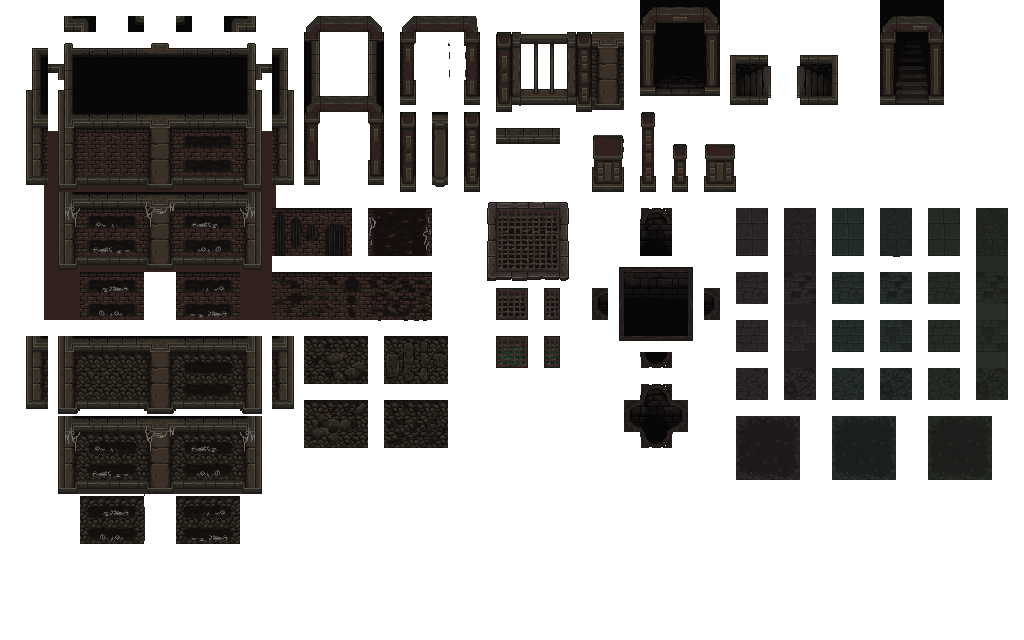
#> input picture assets/tiled/resources/mainlevbuild/mainlevbuild.png, 1024 x 640 px
$ python split_image.py
#> lines starting #> are read from the running program, lines starting #| are printed output that depends on the picture; after the words box and inside, x2 and y2 are one past the last pixel; in counts of white or black regions, pixels touching at a corner belong together
import cv2
import os

# 输入输出路径
input_path = "mainlevbuild.png"
output_dir = "output_slices"

# 确保输出目录存在
os.makedirs(output_dir, exist_ok=True)

# 读取图片，带透明通道
img = cv2.imread(input_path, cv2.IMREAD_UNCHANGED)
#> img is the input picture: shape (640, 1024, 4); mean B, G, R, A 171, 172.3, 174, 89.2

# 如果有透明通道，取 alpha 通道做掩码
if img.shape[2] == 4:
    alpha = img[:, :, 3]
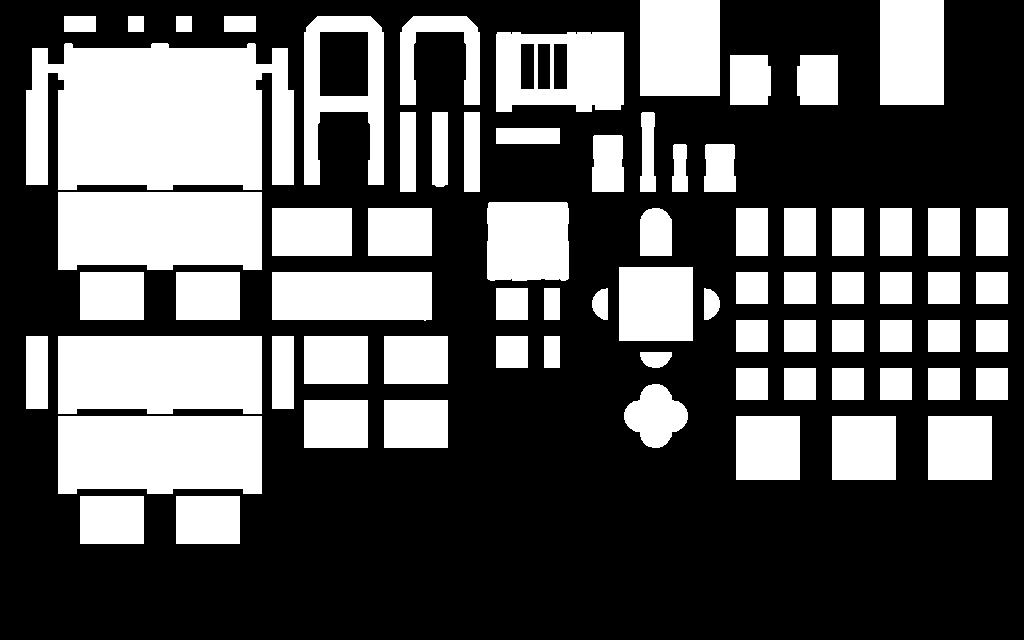
#> alpha: shape (640, 1024); 35% white; 74 white regions
    gray = alpha
else:
    gray = cv2.cvtColor(img, cv2.COLOR_BGR2GRAY)

# 二值化
_, thresh = cv2.threshold(gray, 1, 255, cv2.THRESH_BINARY)

# 找到所有轮廓
contours, _ = cv2.findContours(thresh, cv2.RETR_EXTERNAL, cv2.CHAIN_APPROX_SIMPLE)
#> contours = 74 contours; largest, box (x1, y1, x2, y2) and area: (26, 43, 294, 190) 33146, (58, 416, 262, 494) 14923, (58, 336, 262, 414) 14923, (58, 192, 262, 270) 14923, (496, 32, 624, 112) 9378

for i, cnt in enumerate(contours):
    x, y, w, h = cv2.boundingRect(cnt)
    # 裁剪出元素
    element = img[y:y+h, x:x+w]

    # 保存为 png
    output_path = os.path.join(output_dir, f"element_{i+1}.png")
    cv2.imwrite(output_path, element)
#> this loop made 74 passes
#> (cnt, x, y, w, h) on passes 1, 2, 3, 4, 5, 7, 8, 10, 11, 12: ([[176, 496], [176, 543], [239, 543], [239, 496]], 176, 496, 64, 48), ([[80, 496], [80, 543], [143, 543], [143, 496]], 80, 496, 64, 48), ([[928, 416], [928, 479], [991, 479], [991, 416]], 928, 416, 64, 64), ([[832, 416], [832, 479], [895, 479], [895, 416]], 832, 416, 64, 64), ([[736, 416], [736, 479], [799, 479], [799, 416]], 736, 416, 64, 64), ([[384, 400], [384, 447], [447, 447], [447, 400]], 384, 400, 64, 48), ([[304, 400], [304, 447], [367, 447], [367, 400]], 304, 400, 64, 48), ([[976, 368], [976, 399], [1007, 399], [1007, 368]], 976, 368, 32, 32), ([[928, 368], [928, 399], [959, 399], [959, 368]], 928, 368, 32, 32), ([[880, 368], [880, 399], [911, 399], [911, 368]], 880, 368, 32, 32)
#> (x, y, w, h) on passes 6, 9, 16, 22, 30, 31: (58, 416, 204, 78), (624, 384, 64, 64), (640, 352, 32, 16), (58, 336, 204, 78), (704, 288, 16, 32), (592, 288, 16, 32)
#> pass 1, `element = img[y:y+h, x:x+w]`:
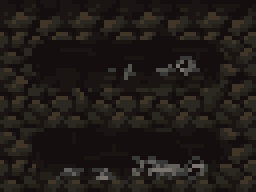
#> element: shape (48, 64, 4) (shown 4 times larger); mean B, G, R, A 23.4, 27.1, 32.2, 255
#> pass 2, `element = img[y:y+h, x:x+w]`:
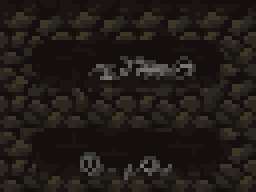
#> element: shape (48, 64, 4) (shown 4 times larger); mean B, G, R, A 23.7, 27.4, 32.5, 255
#> pass 3, `element = img[y:y+h, x:x+w]`:
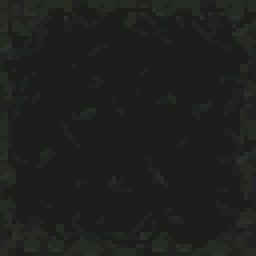
#> element: shape (64, 64, 4) (shown 4 times larger); mean B, G, R, A 29.1, 32.6, 30.9, 255

print(f"切割完成，共分成 {len(contours)} 个小图，保存在 {output_dir}/")
#| 切割完成，共分成 74 个小图，保存在 output_slices/
